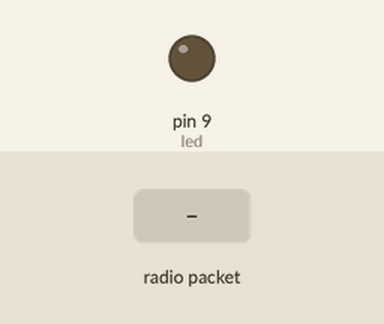
The sketch below on a simulated Arduino Uno, built with avr-gcc and run on an emulated ATmega328P. Shown: output pins drawn as LEDs (lit = HIGH). The inputs (shaded band) are chosen by the test bench. No radio packets arrive unless stated; what the sketch prints to the serial monitor is not drawn.

Above: at 1.2 s.
1.3 s: radio packet "1" arrives
Timing chart, 0 to 4.3 s (numbered marks = the images above; inputs shaded):
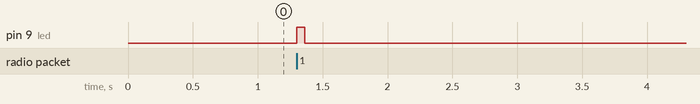

The sketch:

rf95_server_CIS_Proj.ino
```cpp
// rf95_server.pde
// -*- mode: C++ -*-
// Example sketch showing how to create a simple messageing server
// with the RH_RF95 class. RH_RF95 class does not provide for addressing or
// reliability, so you should only use RH_RF95  if you do not need the higher
// level messaging abilities.
// It is designed to work with the other example rf95_client
// Tested with Anarduino MiniWirelessLoRa, Rocket Scream Mini Ultra Pro with
// the RFM95W, Adafruit Feather M0 with RFM95

#include <SPI.h>
#include <RH_RF95.h>

// Singleton instance of the radio driver
//RH_RF95 rf95;
//RH_RF95 rf95(5, 2); // Rocket Scream Mini Ultra Pro with the RFM95W
RH_RF95 rf95(8, 3); // Adafruit Feather M0 with RFM95

// Need this on Arduino Zero with SerialUSB port (eg RocketScream Mini Ultra Pro)
//#define Serial SerialUSB

int led = 9;

void setup()
{
  // Rocket Scream Mini Ultra Pro with the RFM95W only:
  // Ensure serial flash is not interfering with radio communication on SPI bus
//  pinMode(4, OUTPUT);
//  digitalWrite(4, HIGH);

  pinMode(led, OUTPUT);
  Serial.begin(9600);
  while (!Serial) ; // Wait for serial port to be available
  if (!rf95.init())
    Serial.println("init failed");
  // Defaults after init are 434.0MHz, 13dBm, Bw = 125 kHz, Cr = 4/5, Sf = 128chips/symbol, CRC on

  // The default transmitter power is 13dBm, using PA_BOOST.
  // If you are using RFM95/96/97/98 modules which uses the PA_BOOST transmitter pin, then
  // you can set transmitter powers from 5 to 23 dBm:
//  driver.setTxPower(23, false);
  // If you are using Modtronix inAir4 or inAir9,or any other module which uses the
  // transmitter RFO pins and not the PA_BOOST pins
  // then you can configure the power transmitter power for -1 to 14 dBm and with useRFO true.
  // Failure to do that will result in extremely low transmit powers.
//  driver.setTxPower(14, true);
}

void loop()
{
  if (rf95.available())
  {
    // Should be a message for us now
    uint8_t buf[RH_RF95_MAX_MESSAGE_LEN];
    uint8_t len = sizeof(buf);

    if (rf95.recv(buf, &len))
    {
      digitalWrite(led, HIGH);

      // Print the received message to Serial
      Serial.print("got request: ");
      Serial.println((char*)buf);

      // Create a reply message
      String receivedMessage = "Received: ";
      receivedMessage += (char*)buf;

      // Convert the String to a character array for transmission
      uint8_t reply[RH_RF95_MAX_MESSAGE_LEN];
      strncpy((char*)reply, receivedMessage.c_str(), sizeof(reply) - 1);
      reply[sizeof(reply) - 1] = '\0'; // Ensure null termination

      // Send the reply
      rf95.send(reply, strlen((char*)reply));
      rf95.waitPacketSent();

      Serial.println("Sent a reply");
      digitalWrite(led, LOW);
    }
    else
    {
      Serial.println("recv failed");
    }
  }
}
```

Measured:
- after the input at 1.3 s, pin 9 (led): LOW → HIGH at once, → LOW 0.06 s later
